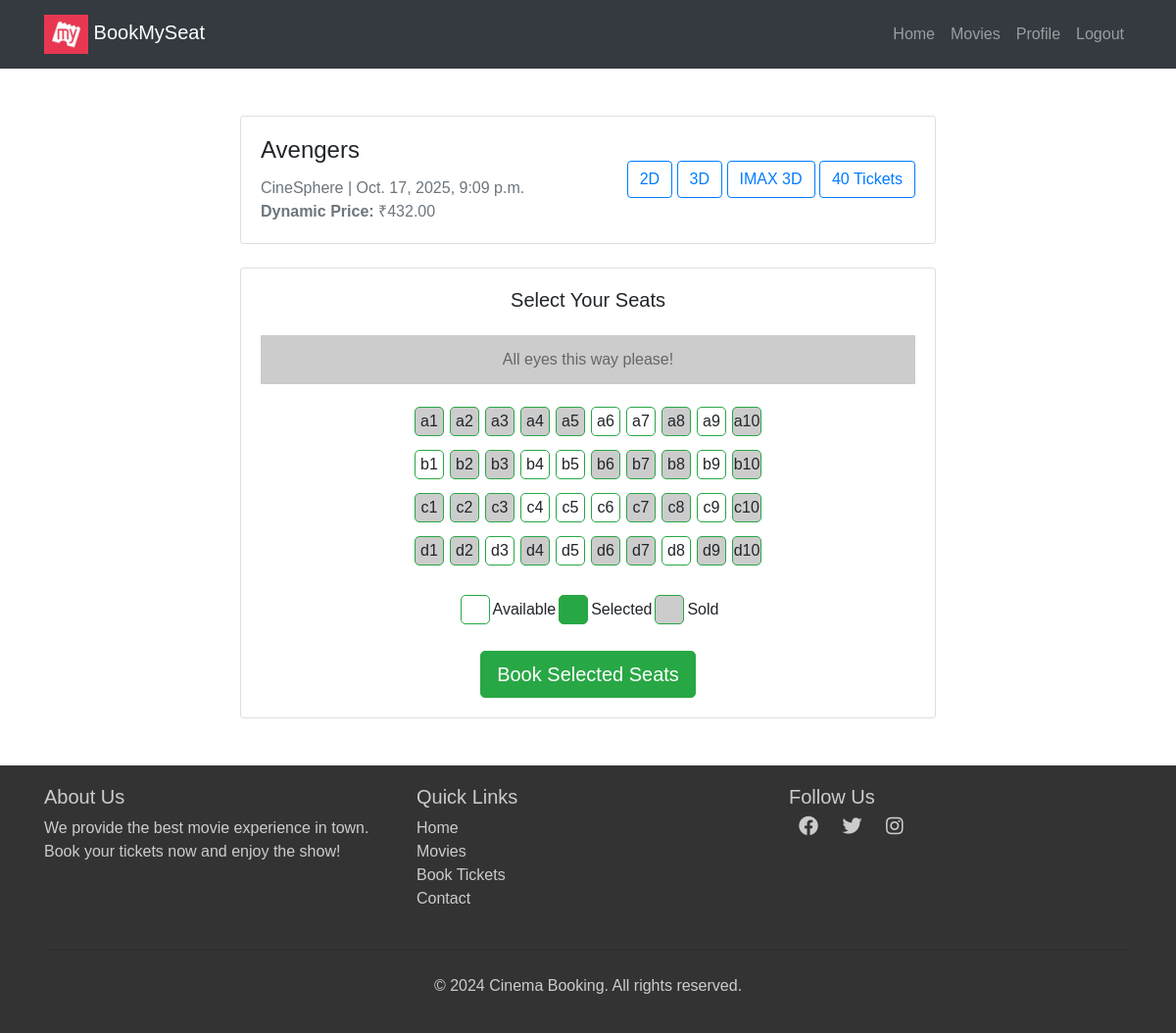
Screenshot of /movies/theater/1/seats/book/ (signed in) with the database file from the repository.
### movies/models.py (models this page shows, shortened)
class Theater(models.Model):
    name = models.CharField(max_length=255)
    movie = models.ForeignKey(Movie,on_delete=models.CASCADE,related_name='theaters')
    time= models.DateTimeField()
    base_price = models.DecimalField(max_digits=6, decimal_places=2, default=200.00)
    def get_dynamic_price(self):
        total_seats = self.seats.count()
        booked_seats = self.seats.filter(is_booked=True).count()
        remaining_seats = total_seats - booked_seats
        booking_ratio = booked_seats / total_seats if total_seats else 0
        hours_left = (self.time - timezone.now()).total_seconds() / 3600
        price = self.base_price
        if booking_ratio > 0.5:
            price *= Decimal('1.2')
        if booking_ratio > 0.8:
            price *= Decimal('1.5')
        if hours_left < 6:
            price *= Decimal('1.2')
        if hours_left < 2:
            price *= Decimal('1.5')
        return round(price, 2)

class Movie(models.Model):
    name= models.CharField(max_length=255)
    image= models.ImageField(upload_to="movies/")
    rating = models.DecimalField(max_digits=3,decimal_places=1)
    cast= models.TextField()
    description= models.TextField(blank=True,null=True)

class Seat(models.Model):
    theater = models.ForeignKey(Theater,on_delete=models.CASCADE,related_name='seats')
    seat_number = models.CharField(max_length=10)
    is_booked=models.BooleanField(default=False)

### movies/views.py (the view, shortened to what this page needs)
# urls.py: path('theater/<int:theater_id>/seats/book/',views.book_seats,name='book_seats'),
@login_required(login_url='/login/')
def book_seats(request,theater_id):
    theaters=get_object_or_404(Theater,id=theater_id)
    seats=Seat.objects.filter(theater=theaters)
    return render(request,'movies/seat_selection.html',{'theaters':theaters,"seats":seats})

### movies/templatetags/seat_tags.py (called while the page is built)
@register.filter
def chunk(value, chunk_size):
    chunk_size = int(chunk_size)
    return [value[i:i + chunk_size] for i in range(0, len(value), chunk_size)]

### templates/movies/seat_selection.html (shortened to what this page needs)
{% extends "users/basic.html" %} {% block content %}{% load seat_tags %}
<div class="container mt-5">
  <div class="row">
    <div class="col-lg-8 mx-auto">
      <div class="card mb-4">
        <div class="card-body">
          <div
            class="d-flex justify-content-between align-items-center flex-wrap"
          >
            <div>
              <h4 class="card-title">{{ theaters.movie.name }}</h4>
              <p class="card-text text-muted">
                {{ theaters.name }} | {{ theaters.time }}<br>
                 <strong>Dynamic Price:</strong> ₹{{ theaters.get_dynamic_price }}
              </p>
            </div>
            <div class="mt-2 mt-sm-0">
              <button class="btn btn-outline-primary me-2 mb-2 mb-sm-0">
                2D
              </button>
              <button class="btn btn-outline-primary me-2 mb-2 mb-sm-0">
                3D
              </button>
              <button class="btn btn-outline-primary mb-2 mb-sm-0">
                IMAX 3D
              </button>
              <button class="btn btn-outline-primary mb-2 mb-sm-0">
                {{seats|length}} Tickets
              </button>
            </div>
          </div>
        </div>
      </div>
      <div class="card">
        <div class="card-body">
          <h5 class="card-title text-center mb-4">Select Your Seats</h5>
          <div class="screen">All eyes this way please!</div>
          <form method="POST">
            <div class="mb-4">
              {% for row in seats|chunk:10 %}
                <div class="d-flex justify-content-center mb-2 flex-wrap">
                  {% for seat in row %}
                    <div class="seat {% if seat.is_booked %}sold{% endif %}">
                      {% if not seat.is_booked %}
                        <label
                          for="seat-{{ seat.id }}"
                          class="w-100 h-100 d-flex align-items-center justify-content-center"
                          >{{ seat.seat_number }}</label
                        >
                      {% else %}
                        <label class="w-100 h-100 d-flex align-items-center justify-content-center">{{ seat.seat_number }}</label>
                      {% endif %}
                    </div>
                  {% endfor %}
                </div>
              {% endfor %}
            </div>
            <div class="d-flex justify-content-center mb-4">
              <div class="d-flex align-items-center me-4">
                <div class="seat" style="background-color: white"></div>
                <span class="ms-2">Available</span>
              </div>
              <div class="d-flex align-items-center me-4">
                <div class="seat selected"></div>
                <span class="ms-2">Selected</span>
              </div>
              <div class="d-flex align-items-center">
                <div class="seat sold"></div>
                <span class="ms-2">Sold</span>
              </div>
            </div>
            <div class="text-center">
              <button type="submit" class="btn btn-success btn-lg">
                Book Selected Seats
              </button>
            </div>
          </form>
        </div>
      </div>
    </div>
  </div>
</div>
{% endblock %}

### templates/users/basic.html (style rules this page uses)
body { font-family: Arial, sans-serif; }

### templates/movies/seat_selection.html (style rules this page uses)
body { font-family: Arial, sans-serif; }
.seat { width: 30px; height: 30px; border: 1px solid #28a745; margin: 3px; text-align: center; line-height: 30px; cursor: pointer; border-radius: 5px; transition: background-color 0.3s, color 0.3s; }
.seat.selected { background-color: #28a745; color: white; }
.seat.sold { background-color: #ccc; cursor: not-allowed; }
.screen { margin: 20px 0; background-color: #ccc; height: 50px; text-align: center; line-height: 50px; color: #666; }

### rows the page displays
Theater: movie.name "Avengers", name "CineSphere", time "Oct. 17, 2025, 9:09 p.m.", get_dynamic_price "432.00"
Seat: seat_number "a1"
Seat: seat_number "a2"
Seat: seat_number "a3"
Seat: seat_number "a4"
Seat: seat_number "a5"
Seat: seat_number "a6"
Seat: seat_number "a7"
Seat: seat_number "a8"
Seat: seat_number "a9"
Seat: seat_number "a10"
Seat: seat_number "b1"
Seat: seat_number "b2"
Seat: seat_number "b3"
Seat: seat_number "b4"
Seat: seat_number "b5"
Seat: seat_number "b6"
Seat: seat_number "b7"
Seat: seat_number "b8"
Seat: seat_number "b9"
Seat: seat_number "b10"
Seat: seat_number "c1"
Seat: seat_number "c2"
Seat: seat_number "c3"
Seat: seat_number "c4"
Seat: seat_number "c5"
Seat: seat_number "c6"
Seat: seat_number "c7"
Seat: seat_number "c8"
Seat: seat_number "c9"
Seat: seat_number "c10"
Seat: seat_number "d1"
Seat: seat_number "d2"
Seat: seat_number "d3"
Seat: seat_number "d4"
Seat: seat_number "d5"
Seat: seat_number "d6"
Seat: seat_number "d7"
Seat: seat_number "d8"
Seat: seat_number "d9"
Seat: seat_number "d10"

### other values shown
{{ seats|length }} "40"
